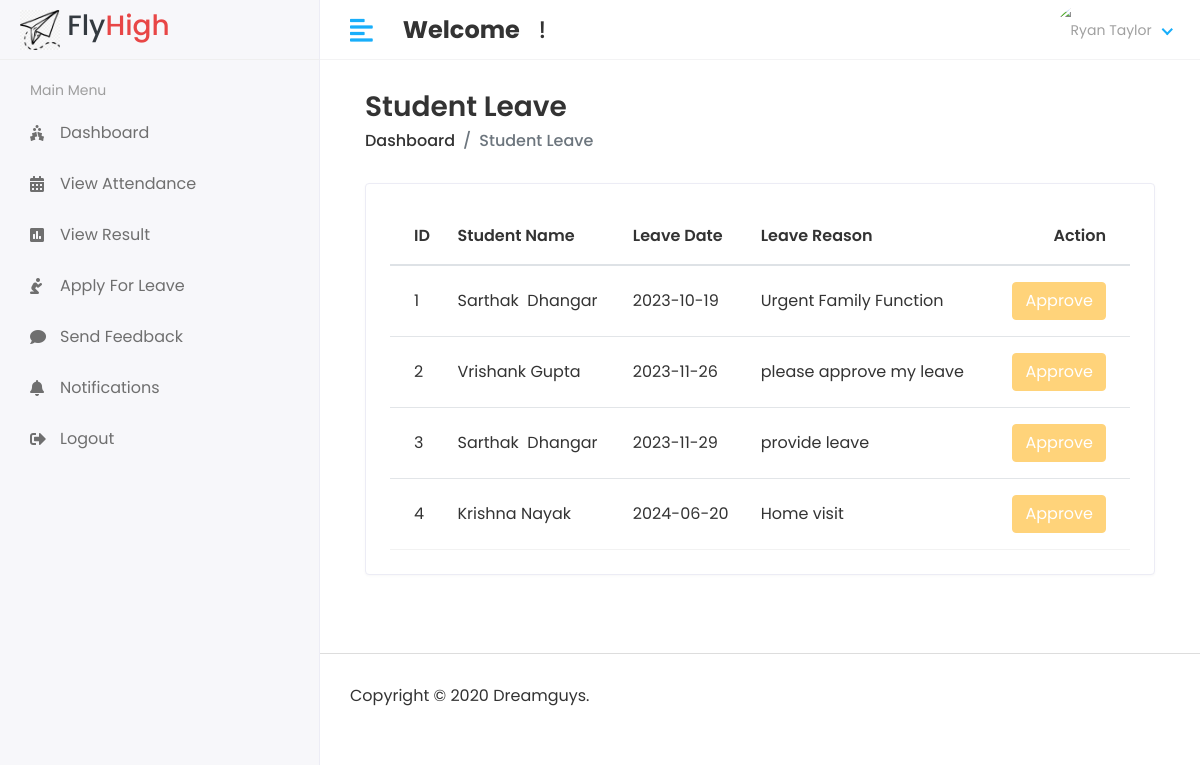
Screenshot of /Hod/Student/Leave_View with the database file from the repository.
### app/models.py (models this page shows, shortened)
class Student_Leave(models.Model):
    student_id = models.ForeignKey(Student, on_delete=models.CASCADE)
    data = models.CharField(max_length=100)
    message = models.TextField()
    status = models.IntegerField(default=0)
    created_at = models.DateTimeField(auto_now_add=True)
    updated_at = models.DateTimeField(auto_now_add=True)

class Student(models.Model):
    admin = models.OneToOneField(CustomUser,on_delete=models.CASCADE)
    address = models.TextField()
    gender = models.CharField(max_length=50)
    course_id = models.ForeignKey(Course,on_delete=models.DO_NOTHING)
    session_year_id = models.ForeignKey(Session_Year,on_delete=models.DO_NOTHING)
    created_at = models.DateTimeField(auto_now_add=True)
    updated_at = models.DateTimeField(auto_now=True)

class CustomUser(AbstractUser):
    USER = (
        (1,'HOD'),
        (2,'STAFF'),
        (3,'STUDENT'),
    )
    user_type = models.CharField(choices=USER,max_length=50,default=1)
    profile_pic = models.ImageField(upload_to='media/profile_pic',default=0)

### SMS/Hod_views.py (the view)
# urls.py: path('Hod/Student/Leave_View', Hod_views.STUD_LEAVE_VIEW, name="Stud_Leave_View"),
def STUD_LEAVE_VIEW(request):
    stud_leave = Student_Leave.objects.all()
    cntxt = {'stud_leave':stud_leave}
    return render(request, "HOD/student_leave.html", cntxt)

### templates/HOD/student_leave.html (shortened to what this page needs)
{% extends "base.html" %}
{% block content %}
<div class="content container-fluid">
    <div class="page-header">
       <div class="row align-items-center">
          <div class="col">
             <h3 class="page-title">Student Leave</h3>
             <ul class="breadcrumb">
                <li class="breadcrumb-item"><a href="index.html">Dashboard</a></li>
                <li class="breadcrumb-item active">Student Leave</li>
             </ul>
          </div>
       </div>
    </div>
    <div class="row">
       <div class="col-sm-12">
          <div class="card card-table">
             <div class="card-body">
                <div class="table-responsive">
                   <table id="" class="table table-hover table-center mb-0">
                      <thead>
                         <tr>
                            <th>ID</th>
                            <th>Student Name</th>
                            <th>Leave Date</th>
                            <th>Leave Reason</th>
                            <th class="text-right">Action</th>
                         </tr>
                      </thead>
                      <tbody>
                        {% for i in stud_leave %}
                         <tr>
                            <td>{{i.id}}</td>
                            <td>{{i.student_id.admin.first_name}}&nbsp;{{i.student_id.admin.last_name}}</td>
                            <td>{{i.data}}</td>
                            <td>{{i.message}}</td>
                            <td class="text-right">
                               <div class="actions">
                                {% if i.status == 0 %}
                                <a href="{% url "Stud_Approve_Leave" i.id %}" class="btn btn-success">Approve</a>
                                <a href="{% url "Stud_Disapprove_Leave" i.id %}" class="btn btn-danger">Disapprove</a>
                                {% elif i.status == 1 %}
                                <button class="btn btn-warning" disabled="disabled">Approve</button>
                                {% else %}
                                <button class="btn btn-danger" disabled="disabled">Disapprove</button>
                                {% endif %}
                               </div>
                            </td>
                         </tr>
                        {% endfor %}
                      </tbody>
                   </table>
                </div>
             </div>
          </div>
       </div>
    </div>
</div>
{% endblock content %}

### static/assets/css/style.css (style rules this page uses)
html { height: 100%; }
body { background-color: #fff; color: #333; font-family: 'Poppins', sans-serif; font-size: 1rem; height: 100%; line-height: 1.5; overflow-x: hidden; }
h1, h2, h3, h4, h5, h6 { font-family: 'Poppins', sans-serif; margin-top: 0; }
a { color: #009ce7; }
input, button, a { transition: all 0.4s ease; -moz-transition: all 0.4s ease; -o-transition: all 0.4s ease; -ms-transition: all 0.4s ease; -webkit-transition: all 0.4s ease; }
input, input:focus, button, button:focus { outline: none; }
ul, ol { padding: 0px; list-style: none; }
.table { color: #333; max-width: 100%; margin-bottom: 0; width: 100%; }
.table thead tr th { font-weight: 600; }
.table tbody tr { border-bottom: 1px solid rgba(0, 0, 0, 0.05); }
.table.table-center td, .table.table-center th { vertical-align: middle; }
.card-table .card-body .table > thead > tr > th { border-top: 0; }
.card-table .card-body .table tr td:first-child, .card-table .card-body .table tr th:first-child { padding-left: 1.5rem; }
.card-table .card-body .table tr td:last-child, .card-table .card-body .table tr th:last-child { padding-right: 1.5rem; }
.card-table .table td, .card-table .table th { border-top: 1px solid #e2e5e8; padding: 1rem 0.75rem; white-space: nowrap; }
.btn-warning { background-color: #ffbc34; border: 1px solid #ffbc34 }
.btn-warning.disabled, .btn-warning:disabled { background-color: #ffbc34; border-color: #ffbc34; color: #fff; }
.card { border: 1px solid #ececf5; box-shadow: 0 1px 3px 0 rgba(0, 0, 0, 0.03); margin-bottom: 1.875rem; }
.card-body { padding: 1.5rem; }
.page-header { margin-bottom: 1.875rem; }
.page-header .breadcrumb { background-color: transparent; color: #6c757d; font-size: 1rem; font-weight: 500; margin-bottom: 0; padding: 0; }
.page-header .breadcrumb a { color: #333; }
.page-title { font-size: 28px; font-weight: 600; color: #333; margin-bottom: 5px; }

### rows the page displays
Student_Leave: id "1", student_id.admin.first_name "Sarthak", student_id.admin.last_name "Dhangar", data "2023-10-19", message "Urgent Family Function", status "Approve"
Student_Leave: id "2", student_id.admin.first_name "Vrishank", student_id.admin.last_name "Gupta", data "2023-11-26", message "please approve my leave", status "Approve"
Student_Leave: id "3", student_id.admin.first_name "Sarthak", student_id.admin.last_name "Dhangar", data "2023-11-29", message "provide leave", status "Approve"
Student_Leave: id "4", student_id.admin.first_name "Krishna", student_id.admin.last_name "Nayak", data "2024-06-20", message "Home visit", status "Approve"
